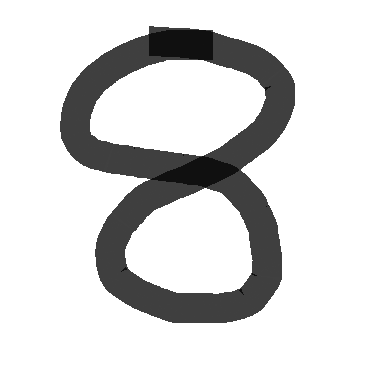
#> input picture Lecture 5/test8.png, 370 x 367 px
$ jupyter execute 'HackEDU Lecture 5.ipynb'   (shell and % lines are left out)
#> lines starting #> are read from the running program, lines starting #| are printed output that depends on the picture; long printed decimals are rounded
# HackEDU Machine Learning and Data Science for Chemical Biology - Lecture 5 - NOV 25 2019

Taught by Nathan Barlow: nathan.barlow@imperial.ac.uk
TAs: Rob Strutt and Hisham Abdel Aty: r.strutt17@imperial.ac.uk , hisham.abdel-aty15@imperial.ac.uk

##  Advanced Topics: Neural Networks

1. Neural Networks
2. Simple Example
3. Try to predict your own handwriting

## 1. Deep Learning, Neural Networks and the Perceptron

Deep learning -> an artificial neural network (ANN) with lots of layers
ANN -> a collection learning nodes (Perceptron)
Perceptron -> basic unit for making binary decision

### If you understand linear regression, then you will have no difficulty grasping the ANN

### 'it's really nothing more than the chain rule'

#### Perceptron
inputs -> weights -> sum the inputs x weights -> pass through activation function

### When to use an ANN?
1. Lots of data
2. Feature selection is hard
3. Complex problems (i.e. image or speech recognition, NLP)

## 2. Simple Examples: Linear Regression and Prediction

[cell 1]
from sklearn.neural_network import MLPClassifier, MLPRegressor
from sklearn.model_selection import train_test_split
from sklearn.metrics import accuracy_score
import numpy as np
import matplotlib.pyplot as plt

# Prediction
# random noise example
X = np.random.random((100,10))
y = np.random.randint(0,3,size=100)
X_train, X_test, y_train, y_test = train_test_split(X, y, test_size=0.33, random_state=42)

print(y.shape)
# X = np.array([[0., 0., 0.1], [1., 1., 0.1]])
# y = np.array([0, 1])

clf = MLPClassifier(solver='sgd', activation='relu', alpha=1e-5,hidden_layer_sizes=(100,), random_state=1)
clf.fit(X_train,y_train)

y_pred = clf.predict(X_test)
print(accuracy_score(y_test,y_pred))

[cell 2]
# linear regression
# sine wave
X = np.arange(0.0, 1, 0.01).reshape(-1, 1)
y = np.sin(2 * np.pi * X).ravel()
# X = np.linspace(0,1,100).reshape(-1,1)
# y = X+np.random.random(100)
X_train, X_test, y_train, y_test = train_test_split(X, y, test_size=0.33, random_state=42)
plt.plot(X,y)


for i in range(30):
    clf = MLPRegressor(hidden_layer_sizes=(100,100),  activation='relu', solver='adam', alpha=0.001, batch_size='auto',
        learning_rate='constant', learning_rate_init=0.01, power_t=0.5, max_iter=1000, shuffle=True,
        random_state=i, tol=0.0001, verbose=False, warm_start=False, momentum=0.9, nesterovs_momentum=True,
        early_stopping=False, validation_fraction=0.1, beta_1=0.9, beta_2=0.999, epsilon=1e-08)

    clf.fit(X_train,y_train)

    y_pred = clf.predict(X_test)

    plt.plot(X,y)
    plt.scatter(X_test,y_pred)
    plt.title(f'random state {i}')
    plt.show()

### Remember that models are trained for a range. Extrapolation implies prior knowledge of the underlying system.

[cell 3]
X_outside = np.linspace(1,3,100).reshape(-1, 1)
y_pred = clf.predict(X_outside)

plt.plot(X,y)
plt.scatter(X_outside,y_pred)
#plt.title(f'random state {i}')
plt.show()
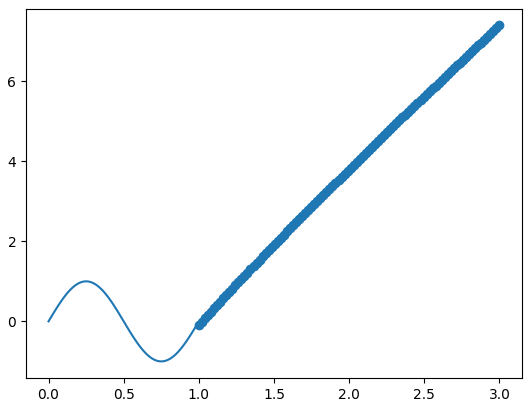
#> figure drawn by matplotlib, 1 panel; curve peaks at x = 0.25, y = 1

# Handwritten Digits

[cell 4]
# hand written digits
from sklearn.preprocessing import StandardScaler
from sklearn import datasets
from sklearn import metrics

digits = datasets.load_digits()
print(digits.images.shape)
n_samples = len(digits.images)
X = digits.images.reshape((n_samples, -1))
y = digits.target


#X, y = make_blobs(n_samples=100, centers=3, n_features=10,random_state=0)
print(X.shape, y.shape)


scaler = StandardScaler()
scaler.fit(X,y)
X = scaler.transform(X)

X_train, X_test, y_train, y_test = train_test_split(X, y, test_size=0.33, random_state=42)

mlp = MLPClassifier(hidden_layer_sizes=(50,),
                    max_iter=50, alpha=1e-4,
                    solver='adam',
                    verbose=False,
                    tol=1e-8,
                    random_state=1,
                    learning_rate_init=.01)
mlp.fit(X_train,y_train)
print(mlp.score(X_test,y_test))

y_pred = mlp.predict(X_test)
print("Confusion matrix:\n%s" % metrics.confusion_matrix(y_test, y_pred))

[cell 5]
"""N_TRAIN_SAMPLES = X_train.shape[0]
N_EPOCHS = 50
N_BATCH = 128
N_CLASSES = np.unique(y_train)

scores_train = []
scores_test = []

# EPOCH
epoch = 0
while epoch < N_EPOCHS:
    print('epoch: ', epoch)
    # SHUFFLING
    random_perm = np.random.permutation(X_train.shape[0])
    mini_batch_index = 0
    while True:
        # MINI-BATCH
        indices = random_perm[mini_batch_index:mini_batch_index + N_BATCH]
        mlp.partial_fit(X_train[indices], y_train[indices], classes=N_CLASSES)
        mini_batch_index += N_BATCH

        if mini_batch_index >= N_TRAIN_SAMPLES:
            break

    # SCORE TRAIN
    scores_train.append(mlp.score(X_train, y_train))

    # SCORE TEST
    scores_test.append(mlp.score(X_test, y_test))

    epoch += 1

#PLOT
plt.plot(scores_train, color='green', alpha=0.8, label='Train')
plt.plot(scores_test, color='magenta', alpha=0.8, label='Test')
plt.title("Accuracy over epochs", fontsize=14)
plt.xlabel('Epochs')
plt.legend(loc='upper left')
plt.ylim(0,1.1)
plt.show()


"""

## Try this for yourself!

Either take and image with your phone of a number you write, or draw it in mspaint. Let's see if we can guess it!

[cell 6]
from matplotlib.image import imread
from skimage import util
from skimage.transform import rescale, resize, downscale_local_mean

img = util.invert(imread('test8.png'))
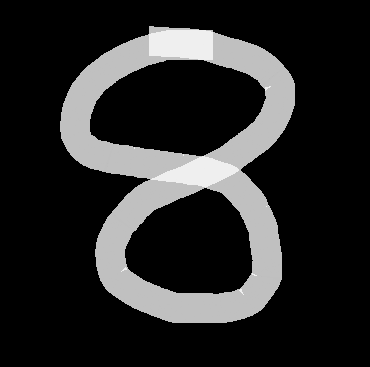
#> img: shape (367, 370, 3) float32; min 0, max 0.937, mean 0.162
plt.imshow(img[:,:,0], cmap='gray')
plt.show()
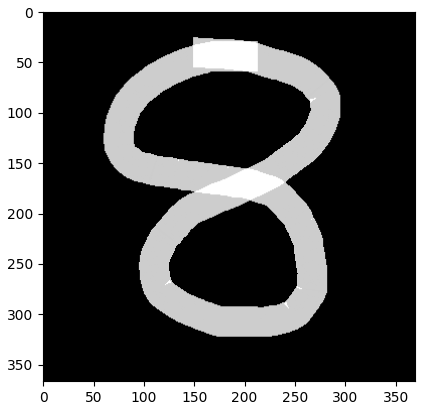
#> figure drawn by matplotlib, 1 panel
print(img.shape)
#| (367, 370, 3)
validate_8 = np.array(img[:360,:360,0])
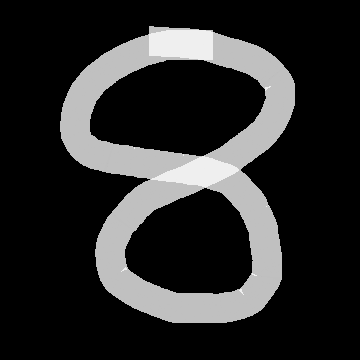
#> validate_8: shape (360, 360) float32; min 0, max 0.937, mean 0.17
validate_8.shape


test = resize(validate_8, (validate_8.shape[0]//45, validate_8.shape[1]//45))
#test = downscale_local_mean(validate_8, (validate_8.shape[0]//8, validate_8.shape[1]//8))


print(test.shape)
#| (8, 8)
plt.imshow(test, cmap='gray')
plt.show()
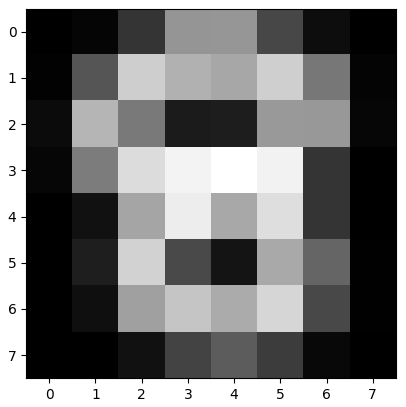
#> figure drawn by matplotlib, 1 panel


print(mlp.predict(16*test.reshape(1,-1)))
#| [8]

[cell 7]
img3 = util.invert(imread('test3.png'))
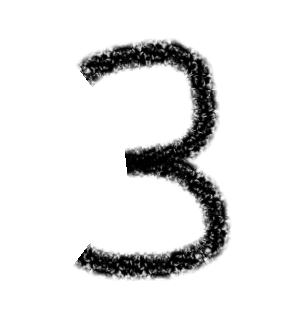
#> input picture Lecture 5/test3.png, 297 x 335 px
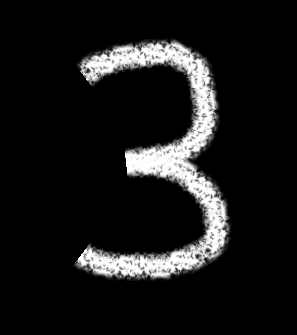
#> img3: shape (335, 297, 3) float32; min 0, max 1, mean 0.0961
plt.imshow(img3[:,:,0], cmap='gray')
plt.show()
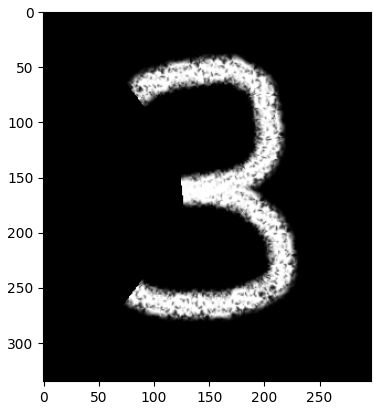
#> figure drawn by matplotlib, 1 panel
print(img.shape)
#| (367, 370, 3)
validate_3 = np.array(img3[10:290,10:290,0])
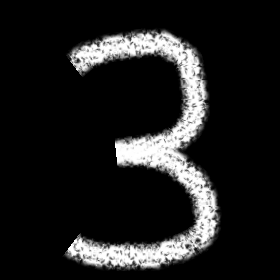
#> validate_3: shape (280, 280) float32; min 0, max 1, mean 0.122
validate_3.shape


test = resize(validate_3, (validate_3.shape[0]//35, validate_3.shape[1]//35))
#test = downscale_local_mean(validate_8, (validate_8.shape[0]//8, validate_8.shape[1]//8))


print(test.shape)
#| (8, 8)
plt.imshow(test, cmap='gray')
plt.show()
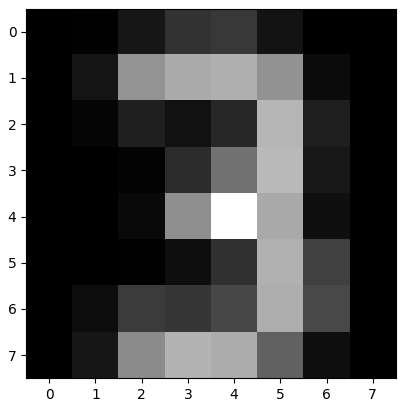
#> figure drawn by matplotlib, 1 panel


print(mlp.predict(16*test.reshape(1,-1)))
#| [3]
print(np.max(test.reshape(1,-1)))
#| 0.5762
print(np.min(test.reshape(1,-1)))
#| 0.0

[cell 8]
# SOME EXAMPLES

[cell 9]
for i in range(100):
    if digits.target[i] == 8:
        plt.imshow(digits.images[i], cmap = 'gray')
        plt.show()
        print(np.max(digits.images[i]))
        print(np.min(digits.images[i]))
